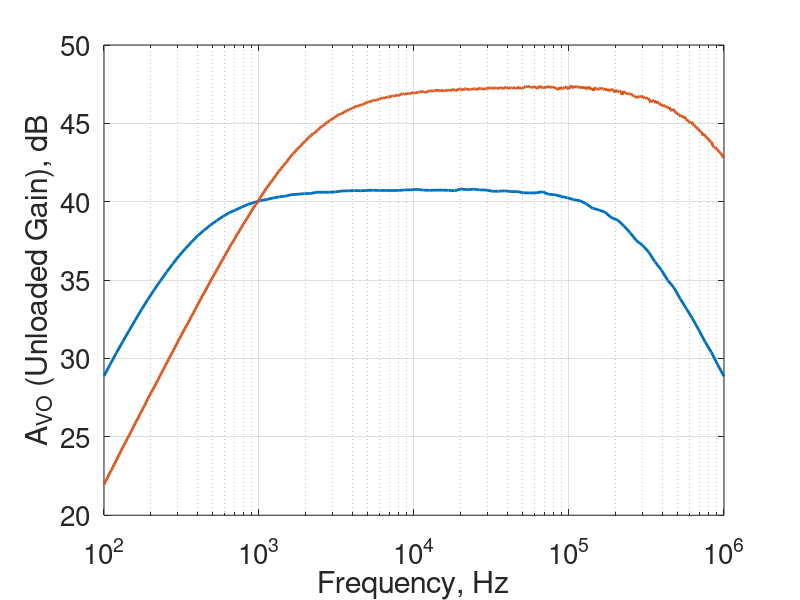

Source code (MATLAB):
%% ECE 342 - Derek Haas & Cameron Sullivan - Lab Task 5 Experimental MATLAB code.
close all;


%% CS Amplifier Experimental AVO
close all;

data = csvread('cs_exper_AVO.csv');
frequency = data(:,1);
voltage = data(:,2);

figure(1);
semilogx(frequency, voltage, 'linewidth', 2);
grid on;
set(gca, 'fontsize', 20);
% title('Common Source Amplifier Experimental Frequency Response');
ylabel('A_{VO} (Unloaded Gain), dB');
xlabel('Frequency, Hz');
% ylim([ ]);
% xlim([ ]);
hold on;

%% CS Amplifier Experimental AV

%% CE Amplifier Experimental AVO
close all;

data = csvread('ce_exper_AVO.csv');
frequency = data(:,1);
voltage = data(:,2);

figure(1);
semilogx(frequency, voltage, 'linewidth', 2);
grid on;
set(gca, 'fontsize', 20);
% title('Common Emitter Amplifier Experimental Frequency Response');
ylabel('A_{VO} (Unloaded Gain), dB');
xlabel('Frequency, Hz');
% ylim([ ]);
% xlim([ ]);
hold on;

%% CE Amplifier Experimental AV
